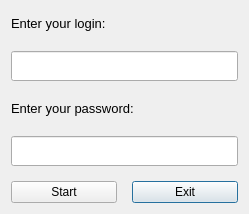
<?xml version="1.0" encoding="UTF-8"?>
<ui version="4.0">
 <class>Dialog</class>
 <widget class="QDialog" name="Dialog">
  <property name="geometry">
   <rect>
    <x>0</x>
    <y>0</y>
    <width>249</width>
    <height>214</height>
   </rect>
  </property>
  <property name="windowTitle">
   <string>Dialog</string>
  </property>
  <layout class="QGridLayout" name="gridLayout_2">
   <item row="0" column="0">
    <layout class="QGridLayout" name="gridLayout">
     <property name="spacing">
      <number>15</number>
     </property>
     <item row="4" column="0" colspan="2">
      <widget class="QLineEdit" name="passwordLineEdit">
       <property name="minimumSize">
        <size>
         <width>0</width>
         <height>30</height>
        </size>
       </property>
      </widget>
     </item>
     <item row="2" column="0" colspan="2">
      <widget class="QLineEdit" name="loginLineEdit">
       <property name="enabled">
        <bool>true</bool>
       </property>
       <property name="minimumSize">
        <size>
         <width>0</width>
         <height>30</height>
        </size>
       </property>
       <property name="text">
        <string/>
       </property>
      </widget>
     </item>
     <item row="5" column="1">
      <widget class="QPushButton" name="exitButton">
       <property name="text">
        <string>Exit</string>
       </property>
      </widget>
     </item>
     <item row="5" column="0">
      <widget class="QPushButton" name="startButton">
       <property name="text">
        <string>Start</string>
       </property>
      </widget>
     </item>
     <item row="1" column="0" colspan="2">
      <widget class="QLabel" name="loginLabel">
       <property name="text">
        <string>&lt;html&gt;&lt;head/&gt;&lt;body&gt;&lt;p&gt;&lt;span style=&quot; font-size:10pt;&quot;&gt;Enter your login:&lt;/span&gt;&lt;/p&gt;&lt;/body&gt;&lt;/html&gt;</string>
       </property>
      </widget>
     </item>
     <item row="3" column="0" colspan="2">
      <widget class="QLabel" name="passwordLabel">
       <property name="text">
        <string>&lt;html&gt;&lt;head/&gt;&lt;body&gt;&lt;p&gt;&lt;span style=&quot; font-size:10pt;&quot;&gt;Enter your password:&lt;/span&gt;&lt;/p&gt;&lt;/body&gt;&lt;/html&gt;</string>
       </property>
      </widget>
     </item>
    </layout>
   </item>
  </layout>
 </widget>
 <resources/>
 <connections/>
</ui>
